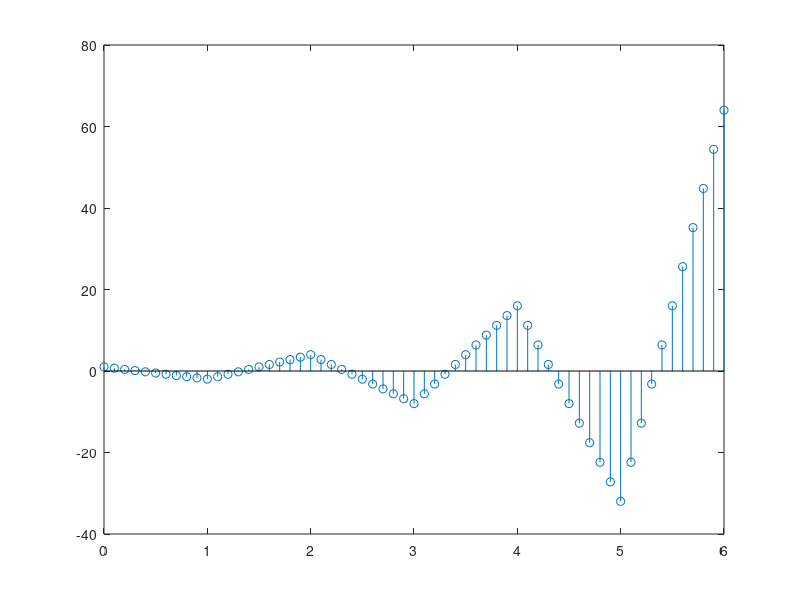

MATLAB code to generate this figure:
% 3.1 used prelab code for analysis

% 3.2(a) given code

xr1 = (-2).^(0:6);
L = length(xr1);
nn = ceil((0.999:1:4*L)/4); %<-- Round up to the integer part
xr1hold = xr1(nn);

% 3.2(b) & 3.2(c) code

load lighthouse;
p = 3;
xx3 = ww(1:p:end, 1:p:end);
SIZE = size(xx3);

R = SIZE(1); % rows
C = SIZE(2); % columns
xholdrows = zeros(p, p*C); % 3.2(b)
xhold = zeros(p*R, p*C); % 3.2(c)

for i = 1:R
    nn = ceil((0.999:1:p*C)/p);
    temp = xx3(i,:);
    xr1hold = temp(nn);
    xholdrows(i,:) = xr1hold; % result for 3.2(b)
    xhold(i,:) = xr1hold;
end

for i = 1:p*C
    mm = ceil((0.999:1:p*R)/p);
    temp = xhold(:, i);
    xr2hold = temp(mm)';
    xhold(:,i) = xr2hold; % result for 3.2(c)
end

% 3.2(d) MATLAB Interp1 given code

n1 = 0:6;
xr1 = (-2).^n1;
tti = 0:0.1:6; %-- locations between the n1 indices
xr1linear = interp1(n1,xr1,tti); %-- function is INTERP-ONE
stem(tti,xr1linear)

% 3.2(e) Our interp1 on Lighthouse

load lighthouse;
p = 3;
xx3 = ww(1:p:end, 1:p:end);
SIZE = size(xx3);

R = SIZE(1);
C = SIZE(2);
xxlinear = zeros(p*R, p*C); % 3.2(e)
n1 = 1:C;
n2 = 1:R;
tt1 = 1:.3310:C;
tt2 = 1:.3310:R;

for i = 1:R
    xr1linear = interp1(n1, xx3(i,:), tt1);
    xxlinear(i,:) = xr1linear;
end

for i = 1:p*C
    xrlinear = interp1(n2, xxlinear(1:R,i), tt2);
    xxlinear(:,i) = xrlinear; % result for 3.2(e)
end

% show_img(xxlinear) % shows our interpolated image
